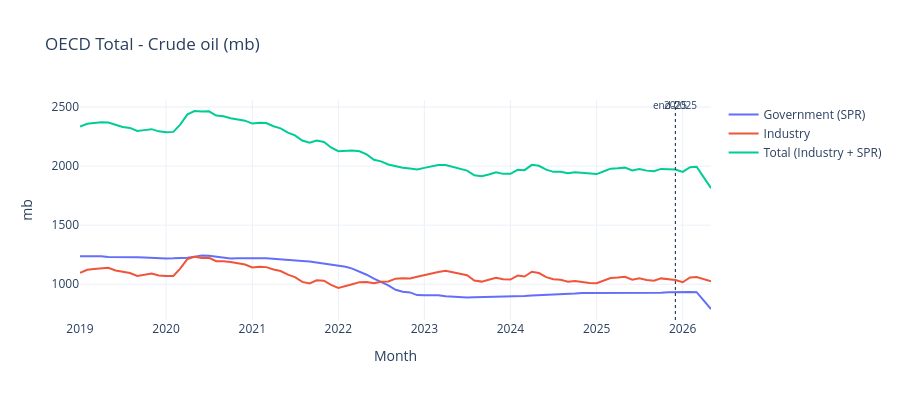
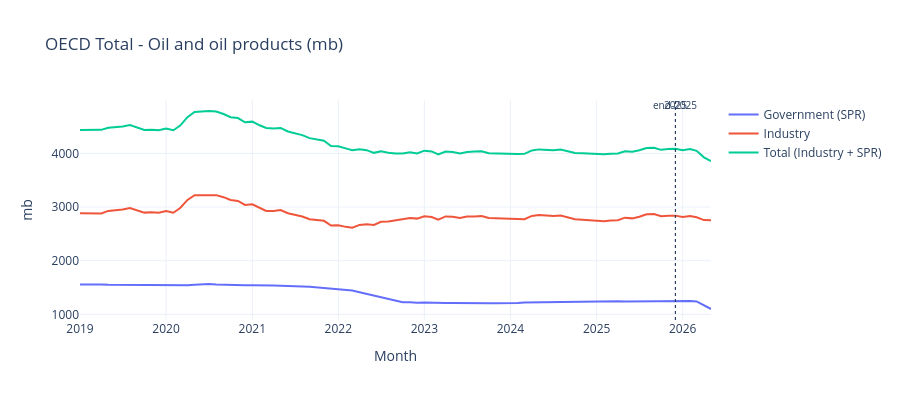
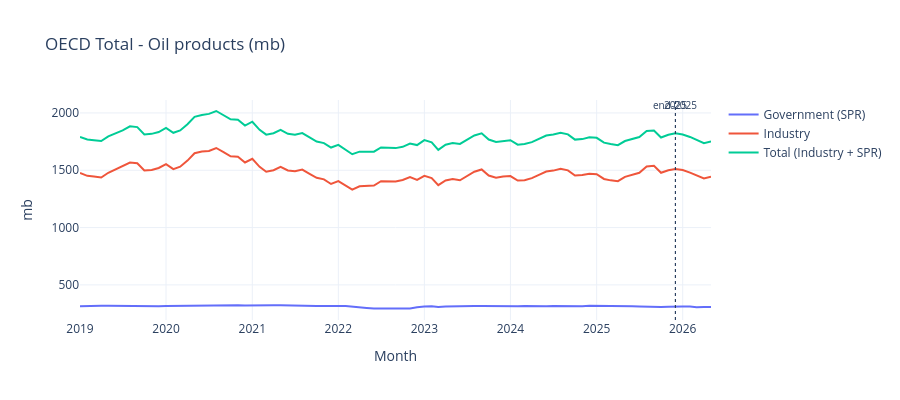
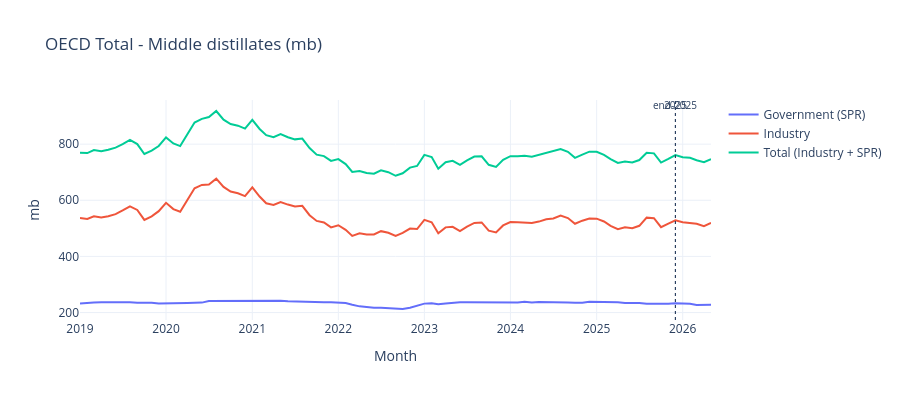

The notebook cell these images were saved under, in order:
### Markdown cell above
## OECD levels since 2019 (post-draw)

### Code cell
def plot_oecd_levels(product: str, start: str = "2019-01") -> go.Figure:
    sub = stocks[
        (stocks["Country"] == "OECD Total")
        & (stocks["Product"] == product)
        & (stocks["TIME_PERIOD"] >= start)
    ].copy()
    wide = (
        sub.pivot_table(index="TIME_PERIOD", columns="Stock Category", values="mb", aggfunc="sum")
        .sort_index()
    )
    wide.index = pd.to_datetime(wide.index + "-01")

    fig = go.Figure()
    for col, name in [
        (CAT_GOV, "Government (SPR)"),
        (CAT_IND, "Industry"),
        (CAT_TOT, "Total (Industry + SPR)"),
    ]:
        if col in wide.columns:
            fig.add_trace(go.Scatter(x=wide.index, y=wide[col], mode="lines", name=name))

    # add_vline + Timestamp annotations break on some plotly/pandas combos — use shapes
    for x, label in [("2025-12-01", "2025"), (f"{PRE_DRAW}-01", "end-2025")]:
        fig.add_shape(
            type="line",
            x0=x,
            x1=x,
            y0=0,
            y1=1,
            yref="paper",
            line=dict(dash="dot", width=1),
        )
        fig.add_annotation(x=x, y=1.02, yref="paper", text=label, showarrow=False, font=dict(size=10))
    fig.update_layout(
        title=f"OECD Total - {product} (mb)",
        xaxis_title="Month",
        yaxis_title="mb",
        hovermode="x unified",
        height=400,
        template="plotly_white",
    )
    return fig


for prod in ["Crude oil", "Oil and oil products", "Oil products", "Middle distillates", "Motor gasoline"]:
    if prod in products:
        fig = plot_oecd_levels(prod)
        fig.show()
